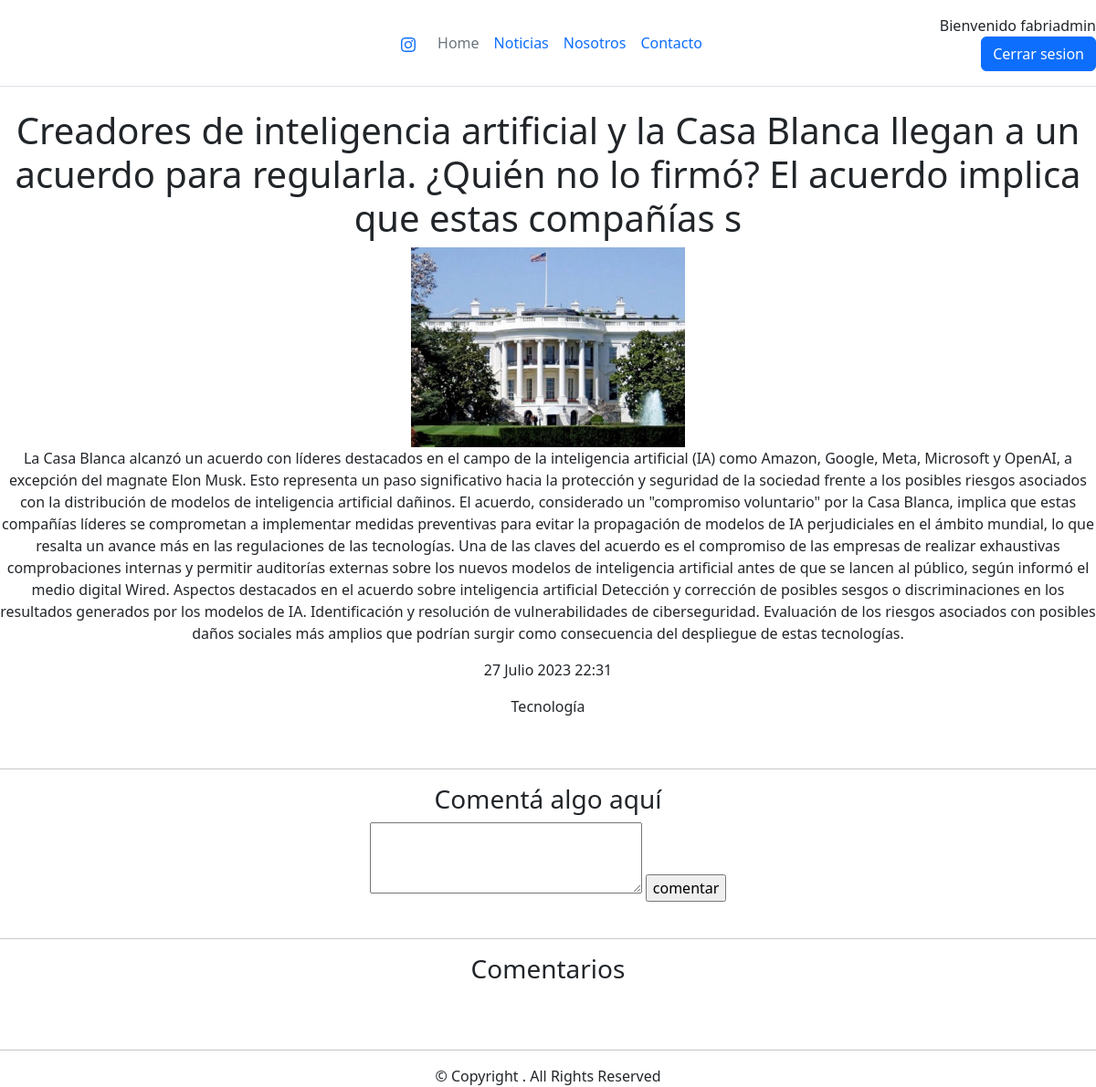
/noticias/detalle5 (signed in), run on the app's committed database.
### apps/usuarios/models.py (models this page shows)
class Usuario(AbstractUser):
    pass

### apps/noticias/models.py (models this page shows)
class Noticia(models.Model):
    titulo = models.CharField(max_length=150)
    cuerpo = models.TextField()
    fecha = models.DateTimeField(auto_now_add=True)
    imagen = models.ImageField(upload_to='noticias')
    categoria_noticia = models.ForeignKey(Categoria, on_delete=models.CASCADE)
    def __str__(self) -> str:
        return self.titulo

class Categoria(models.Model):
    nombre = models.CharField(max_length=50)
    def __str__(self) -> str:
        return self.nombre

### apps/noticias/views.py (the view)
# urls.py: path('detalle<int:pk>', views.Detalle_Noticias, name='detalle'),
@login_required
def Detalle_Noticias(request, pk):
    contexto = {}
    n = Noticia.objects.get(pk=pk)
    contexto['noticia'] = n
    c = Comentario.objects.filter(noticia=n)
    contexto['comentarios'] = c
    return render(request, 'noticias/detalle.html', contexto)

### templates/noticias/detalle.html (shortened to what this page needs)
{% extends 'base.html' %}
{% load static %}
{% block contenido%}
<h1>{{noticia}}</h1>
<img src="{{noticia.imagen.url}}" alt="" width="300">
<p>{{noticia.cuerpo}}</p>
<p>{{noticia.fecha}}</p>
<p>{{noticia.categoria_noticia}}</p>
<br>
<hr>
<h3>Comentá algo aquí</h3>
<form action="{% url 'noticias:comentar' %}" method="post">{% csrf_token %}
    <textarea name="comentario" cols="30" rows="3"></textarea>
    <input type="submit" value="comentar">
</form>
<br>
<hr>
<h3>Comentarios</h3>
{% endblock contenido%}

### templates/navbar.html (shortened to what this page needs)
<header
    class="d-flex flex-wrap align-items-center justify-content-center justify-content-md-between py-3 mb-4 border-bottom">
    <div class="col-md-3 mb-2 mb-md-0">
        <a href="/" class="d-inline-flex link-body-emphasis text-decoration-none">
            <svg class="bi" width="40" height="32" role="img" aria-label="Bootstrap">
                <use xlink:href="#bootstrap"></use>
            </svg>
        </a>
    </div>
    <ul class="nav col-12 col-md-auto mb-2 justify-content-center mb-md-0">
        <li class="nav-item">
            <a class="nav-link" target="_blank "href="https://www.instagram.com/fabri__alarcon/"></a>
        <li><a href="{% url 'home' %}" class="nav-link px-2 link-secondary">Home</a></li>
        {% if user.is_authenticated %}
        <li><a href="{% url 'noticias:inicio' %}" class="nav-link px-2">Noticias</a></li>
        {% else %}
        <li><a href="{% url 'login' %}" class="nav-link px-2">Noticias</a></li>
        {% endif %}
        <li><a href="{% url 'nosotros' %}" class="nav-link px-2">Nosotros</a></li>
        <li><a href="{% url 'noticias:contacto' %}" class="nav-link px-2">Contacto</a></li>
    </ul>
    <div class="col-md-3 text-end">
        {% if user.is_authenticated %}
        Bienvenido {{ user.username }}
        <button type="button" class="btn btn-primary"><a class="nav-link" href="{% url 'logout' %}">Cerrar
                sesion</a></button>
        {% else %}
        <button type="button" class="btn btn-outline-primary me-2"><a class="nav-link" href="{% url 'login' %}"> iniciar
                sesion</a></button>
        <button type="button" class="btn btn-outline-primary me-2"><a class="nav-link"
                href="{% url 'usuarios:registro' %}">Registrar</a></button>
        {% endif %}
    </div>
</header>

### static/css/main.css (style rules this page uses)
* { text-align: center; }

### data on the page
Usuario: username "fabriadmin"
Noticia: titulo "Creadores de inteligencia artificial y la Casa Blanca llegan a un acuerdo para regularla. ¿Quién no lo firmó? El acuerdo implica que estas compañías s", imagen (picture), cuerpo "La Casa Blanca alcanzó un acuerdo con líderes destacados en el campo de la inteligencia artificial (IA) como Amazon, Google, Meta, Microsoft y OpenAI, a excepción del magnate Elon Musk. Esto representa un paso significativo hacia la protección y seguridad de la sociedad frente a los posibles riesgos asociados con la distribución de modelos de inteligencia artificial dañinos. El acuerdo, considerado un \"compromiso voluntario\" por la Casa Blanca, implica que estas compañías líderes se comprometan a implementar medidas preventivas para evitar la propagación de modelos de IA perjudiciales en el ámbito mundial, lo que resalta un avance más en las regulaciones de las tecnologías. Una de las…", fecha "27 Julio 2023 22:31", categoria_noticia "Tecnología"
